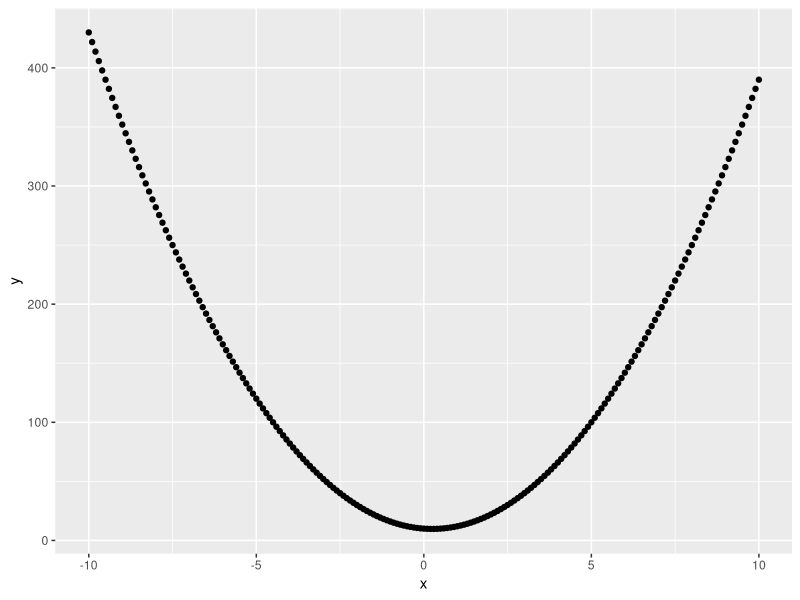

Recreate this plot in R. (Note: this script raises an error after producing the figure.)
# code a quadratic equation
# Use the interval [-10,10] for x, and the 
# seq() function to generate the values in steps of 0.1
# Generate the response f(x) by calling sapply()
# Plot the response using qplot()

library(ggplot2)

x<- seq(-10,10,.1)

y <- sapply(x,function(x1,a,b,c){
  # browser()
  a*x1^2+b*x1+c
}, 4, -2, 10)

y1 <- lapply(x,function(x1,a,b,c){
  # browser()
  a*x1^2+b*x1+c
}, 4, -2, 10)

qplot(x,y)
qplot(x,y1)

